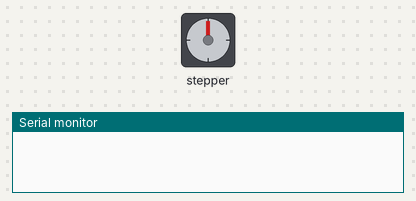
A sketch run on a simulated ESP32. Shown: stepper motor, the last lines printed to the serial monitor. Stepper angles assume 2048 steps per turn. At 7.5 s the program puts the board to deep sleep or switches it off; the recording ends there.

Above: at 0.0 s.
At 0.47 s:
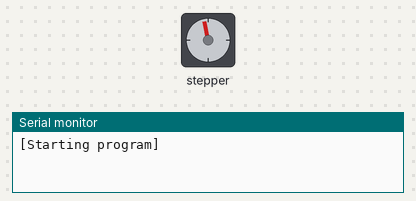
At 3.13 s:
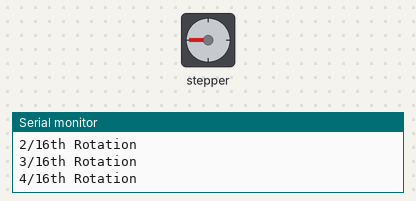
At 6.14 s:
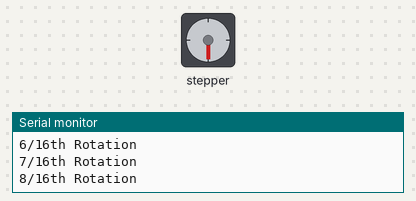
Timing chart, 0 to 7.5 s (numbered marks = the images above):
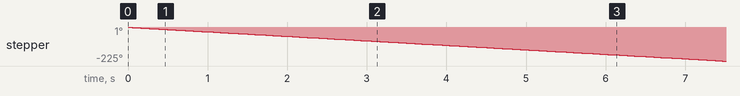

Measured:
- by itself, stepper: keeps turning counter-clockwise at about 30°/s

The sketch:

24_hour_fish_feeder.ino
```cpp
/*
  This program activates the stepper motor at specific times and specific amounts
  It uses on board timer

  startTime needs to be set each time you start the program again

 */
//[IMPORTANT]: set this to when you start the program (i.e 4:30AM would be 4.5) [0.5-24 range]
float startTime = 16.0f;

#include <Stepper.h>
#define reset_time 24

const int stepsPerRevolution = 2048;  // change this to fit the number of steps per revolution

RTC_DATA_ATTR float hour_count = 0;
// for your motor

// initialize the stepper library on pins 8 through 11:
Stepper myStepper(stepsPerRevolution, 4, 6, 5, 7);

void goToDeepSleep(){
  Serial.println("Going to sleep");
  uint64_t half_hour = 30*60*1000000;
  esp_sleep_enable_timer_wakeup(half_hour);
  esp_deep_sleep_start();
}
void spinStepper(int sixteen_of_rotation, int dir){
  //dir 1 = CW dir -1 = CCW
  for(int i = 0; i < sixteen_of_rotation; i++){
    myStepper.step(dir * stepsPerRevolution/16);
    Serial.print(i+1);
    Serial.println("/16th Rotation");
    vTaskDelay(1);
  }
}
void setup() {
  // initialize the serial port:
  vTaskDelay(1);
  Serial.begin(9600);
  myStepper.setSpeed(5);

  Serial.println("");
  Serial.println("");
  if (hour_count != 0){
    Serial.print("[Current Hour: ");
      Serial.print(hour_count);
        Serial.println("]");
  }
  if (hour_count == 0){
    //This only runs once
    Serial.println("[Starting program]");
    hour_count = startTime;
    spinStepper(10, -1);
  }
  else if (hour_count == 10){
    Serial.println("Feeding Fish");
    spinStepper(3, -1);
  }
  else if (hour_count == 16){
    Serial.println("Feeding Fish");
    spinStepper(3, -1);
  }
  else if (hour_count >= reset_time){
    Serial.println("Midnight");
    //This delay is to resync the time since the onboard timer runs fast
    //vTaskDelay(314*100000);
    hour_count = 0;
  }

  hour_count += 0.5f;

  goToDeepSleep();
}

void loop() {
}
```
